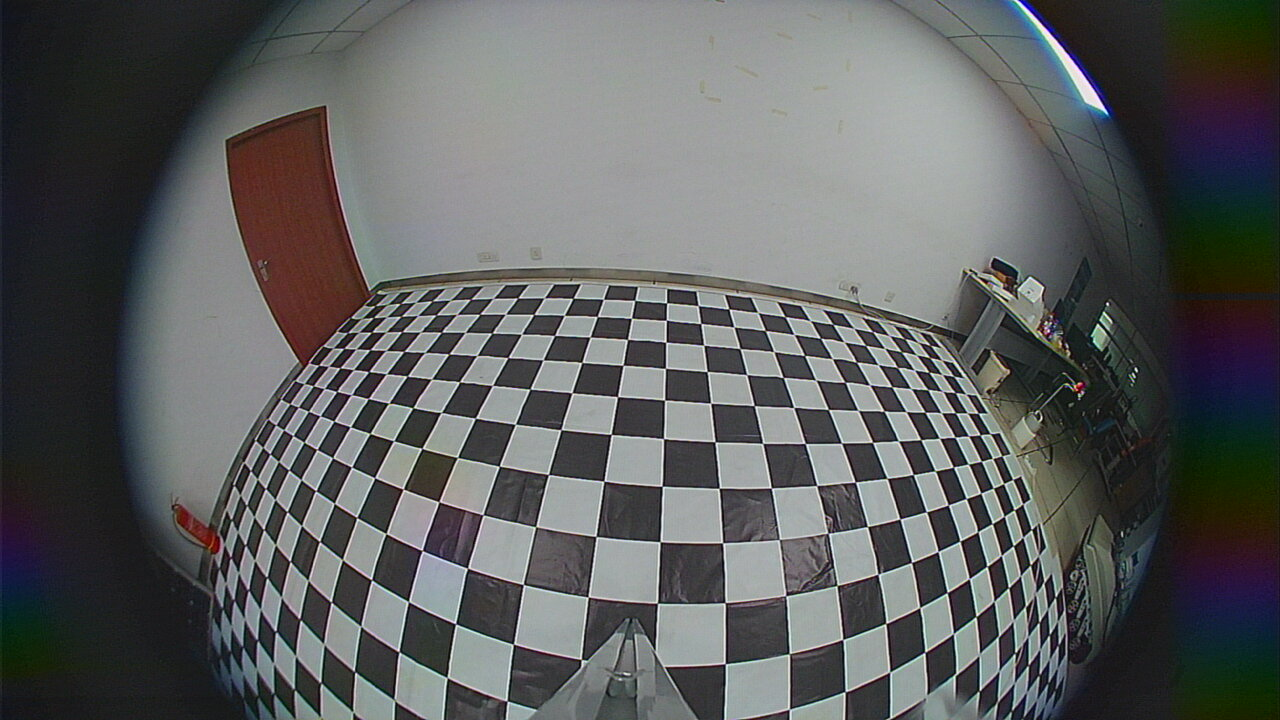
#> input picture src/final/undistort/imgs/top.jpg, 1280 x 720 px; its folder holds 5 pictures in this run
$ python undistort.py
#> lines starting #> are read from the running program, lines starting #| are printed output that depends on the picture
import cv2
import numpy as np


MTX_CAMERA = np.float32([[197.8478, -1.7711, 302.2921], [0, 195.1688, 187.6430], [0, 0, 1]])
DIST_CAMERA = np.float32([-0.2805, 0.0646, -0.0059, 0.0024, -0.0025])
MTX_CAMERA1 = np.float32([[227.21233652, 0, 281.86422286], [0, 224.58459497, 210.10036974], [0, 0, 1]])  # 自己的 7
DIST_CAMERA1 = np.float32([-0.30034003, 0.07065534, -0.00831145, 0.01151889, -0.00699896])


def undistort_img(filename="", out=""):
#> called with filename = 'top.jpg', out = 'top_undistorted_my.jpg'
    img = cv2.imread('./imgs/' + filename)
#> img is the input picture: shape (720, 1280, 3); mean B, G, R 94.5, 94.5, 92.8
    resized = cv2.resize(img, (640, 360), interpolation=cv2.INTER_AREA)
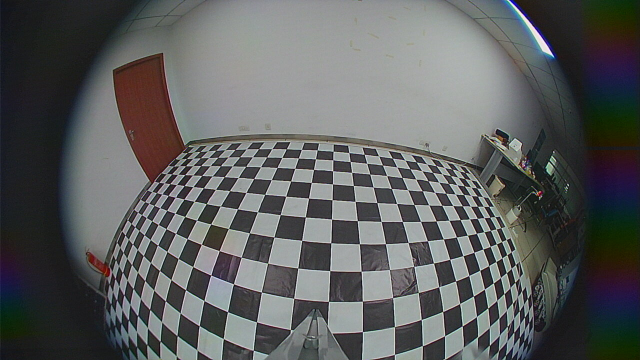
#> resized: shape (360, 640, 3); mean B, G, R 94.6, 94.6, 92.9
    img_undistorted = cv2.undistort(resized, MTX_CAMERA1, DIST_CAMERA1, None, None)
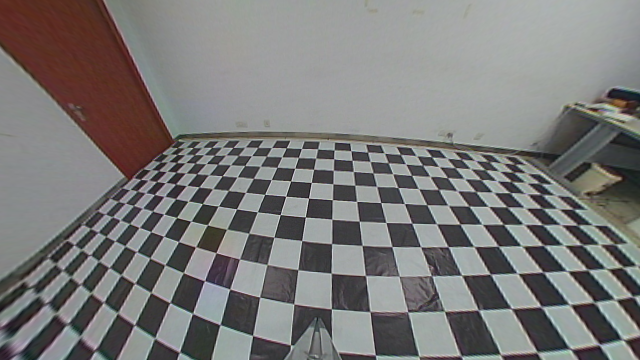
#> img_undistorted: shape (360, 640, 3); mean B, G, R 120.5, 121.6, 122.7
    cv2.imshow("result", img_undistorted)
    cv2.imwrite('./out_images/' + out, img_undistorted)
    cv2.waitKey(0)


if __name__ == '__main__':
    undistort_img("top.jpg", "top_undistorted_my.jpg")
    # [4 lines of commented-out code are left out]
